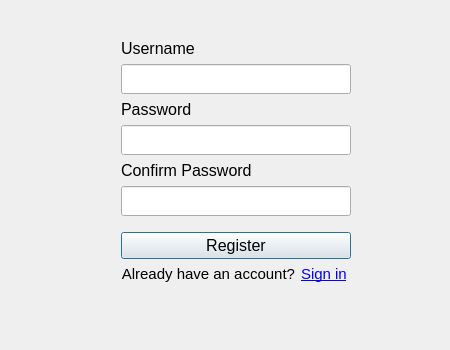
<?xml version="1.0" encoding="UTF-8"?>
<ui version="4.0">
 <class>Register</class>
 <widget class="QWidget" name="Register">
  <property name="geometry">
   <rect>
    <x>0</x>
    <y>0</y>
    <width>450</width>
    <height>350</height>
   </rect>
  </property>
  <property name="windowTitle">
   <string>Register</string>
  </property>
  <layout class="QHBoxLayout" name="horizontalLayout" stretch="5,0,4">
   <item>
    <spacer name="horizontalSpacer">
     <property name="orientation">
      <enum>Qt::Horizontal</enum>
     </property>
     <property name="sizeHint" stdset="0">
      <size>
       <width>40</width>
       <height>20</height>
      </size>
     </property>
    </spacer>
   </item>
   <item>
    <layout class="QVBoxLayout" name="verticalLayout" stretch="1,0,0,0,0,0,0,0,0,0,2">
     <property name="spacing">
      <number>6</number>
     </property>
     <item>
      <spacer name="verticalSpacer_3">
       <property name="orientation">
        <enum>Qt::Vertical</enum>
       </property>
       <property name="sizeHint" stdset="0">
        <size>
         <width>20</width>
         <height>40</height>
        </size>
       </property>
      </spacer>
     </item>
     <item>
      <widget class="QLabel" name="Username_label">
       <property name="font">
        <font>
         <family>Arial</family>
         <pointsize>12</pointsize>
        </font>
       </property>
       <property name="text">
        <string>Username</string>
       </property>
       <property name="alignment">
        <set>Qt::AlignLeading|Qt::AlignLeft|Qt::AlignVCenter</set>
       </property>
      </widget>
     </item>
     <item>
      <widget class="QLineEdit" name="Username_lineEdit">
       <property name="minimumSize">
        <size>
         <width>0</width>
         <height>30</height>
        </size>
       </property>
      </widget>
     </item>
     <item>
      <widget class="QLabel" name="Password_label">
       <property name="font">
        <font>
         <family>Arial</family>
         <pointsize>12</pointsize>
        </font>
       </property>
       <property name="text">
        <string>Password</string>
       </property>
       <property name="alignment">
        <set>Qt::AlignLeading|Qt::AlignLeft|Qt::AlignVCenter</set>
       </property>
      </widget>
     </item>
     <item>
      <widget class="QLineEdit" name="Password_lineEdit">
       <property name="minimumSize">
        <size>
         <width>0</width>
         <height>30</height>
        </size>
       </property>
       <property name="echoMode">
        <enum>QLineEdit::Password</enum>
       </property>
      </widget>
     </item>
     <item>
      <widget class="QLabel" name="Confirm_Password_label">
       <property name="font">
        <font>
         <family>Arial</family>
         <pointsize>12</pointsize>
        </font>
       </property>
       <property name="text">
        <string>Confirm Password</string>
       </property>
       <property name="alignment">
        <set>Qt::AlignLeading|Qt::AlignLeft|Qt::AlignVCenter</set>
       </property>
      </widget>
     </item>
     <item>
      <widget class="QLineEdit" name="Confirm_Password_lineEdit">
       <property name="minimumSize">
        <size>
         <width>0</width>
         <height>30</height>
        </size>
       </property>
       <property name="echoMode">
        <enum>QLineEdit::Password</enum>
       </property>
      </widget>
     </item>
     <item>
      <spacer name="verticalSpacer">
       <property name="orientation">
        <enum>Qt::Vertical</enum>
       </property>
       <property name="sizeHint" stdset="0">
        <size>
         <width>20</width>
         <height>10</height>
        </size>
       </property>
      </spacer>
     </item>
     <item>
      <widget class="QPushButton" name="Register_button">
       <property name="font">
        <font>
         <family>Arial</family>
         <pointsize>12</pointsize>
        </font>
       </property>
       <property name="text">
        <string>Register</string>
       </property>
       <property name="default">
        <bool>true</bool>
       </property>
      </widget>
     </item>
     <item>
      <layout class="QHBoxLayout" name="horizontalLayout_3" stretch="7,3">
       <item>
        <widget class="QLabel" name="Already_have_an_account_label">
         <property name="font">
          <font>
           <family>Arial</family>
           <pointsize>11</pointsize>
          </font>
         </property>
         <property name="text">
          <string>Already have an account?</string>
         </property>
         <property name="alignment">
          <set>Qt::AlignRight|Qt::AlignTrailing|Qt::AlignVCenter</set>
         </property>
        </widget>
       </item>
       <item>
        <widget class="QLabel" name="Login_label">
         <property name="font">
          <font>
           <family>Arial</family>
           <pointsize>11</pointsize>
          </font>
         </property>
         <property name="text">
          <string>&lt;a href=&quot;register&quot;&gt;Sign in&lt;/a&gt;
</string>
         </property>
         <property name="alignment">
          <set>Qt::AlignLeading|Qt::AlignLeft|Qt::AlignVCenter</set>
         </property>
        </widget>
       </item>
      </layout>
     </item>
     <item>
      <spacer name="verticalSpacer_2">
       <property name="orientation">
        <enum>Qt::Vertical</enum>
       </property>
       <property name="sizeHint" stdset="0">
        <size>
         <width>20</width>
         <height>40</height>
        </size>
       </property>
      </spacer>
     </item>
    </layout>
   </item>
   <item>
    <spacer name="horizontalSpacer_2">
     <property name="orientation">
      <enum>Qt::Horizontal</enum>
     </property>
     <property name="sizeHint" stdset="0">
      <size>
       <width>40</width>
       <height>20</height>
      </size>
     </property>
    </spacer>
   </item>
  </layout>
 </widget>
 <resources/>
 <connections/>
</ui>
